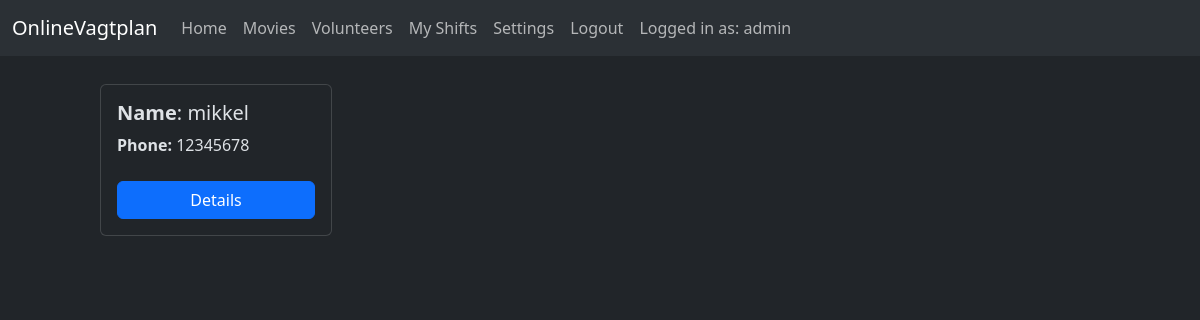
The app's page /volunteers/ (signed in), older data.
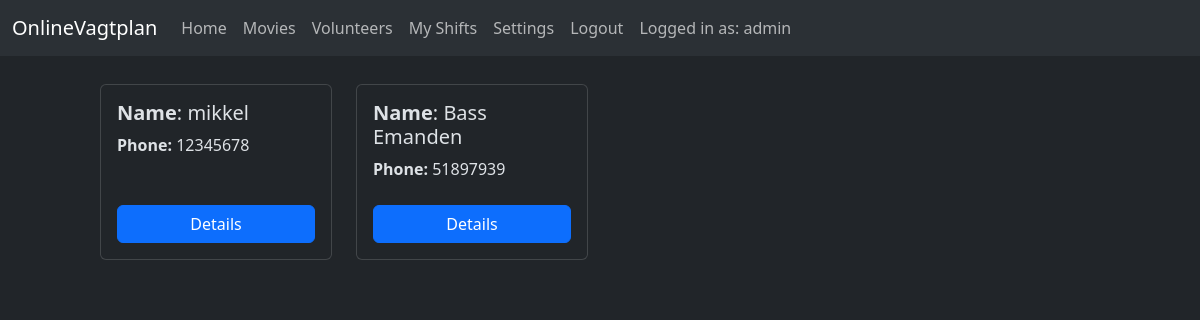
The same page, newer data.
### shiftbooker/models.py (models this page shows)
class User(AbstractUser):
    registered = models.DateField(
        ("Registration Date"), auto_now=False, auto_now_add=True
    )
    phone = models.CharField(max_length=100)
    shifts_taken = models.IntegerField("Number of shifts taken", default=0)
    objects = CustomUserManager()
    class Meta(AbstractUser.Meta):
        swappable = "AUTH_USER_MODEL"
        permissions = (("can_view_users_shifts", "Can view users and shifts"),)
    def get_absolute_url(self):
        return reverse("volunteer-detail", args=[str(self.id)])

### shiftbooker/views.py (the view)
# urls.py: path("volunteers/", views.VolunteerListView.as_view(), name="volunteers"),
class VolunteerListView(PermissionRequiredMixin, LoginRequiredMixin, generic.ListView):
    permission_required = "shiftbooker.can_view_users_shifts"
    model = get_user_model()
    template_name = "shiftbooker/volunteer_list.html"
    def get_queryset(self):
        queryset = get_user_model().objects.filter(groups__name="volunteer")
        return queryset
    def get_context_data(self, **kwargs):
        context = super().get_context_data(**kwargs)
        context["shifts"] = Shift.objects.all()
        return context

### templates/shiftbooker/volunteer_list.html (shortened to what this page needs)
{% extends "base.html" %}
{% block content %}
<div class="row" style="padding-top:20px;">
  {% for volunteer in user_list %}
  <div class="col-3 mb-4">
    <div class="card" style="height:100%">
      <div class="card-body d-flex flex-column">
        <div class="flex-grow-1 align-self-start">
          <h5 class="card-title">
            <strong>Name</strong>:
            {% if volunteer.first_name and volunteer.last_name %}
            {{ volunteer.first_name }} {{ volunteer.last_name }}
            {% else %}
              {{ volunteer.username }}
            {% endif %}
          </h5>
          <p class="card-text" style="margin-bottom:0px"><strong>Phone:</strong> {{ volunteer.phone }}</p>
        </div>
        <br>
          <a href="{{ volunteer.get_absolute_url }}" class="btn btn-primary mt-auto">Details</a>
        </div>
    </div>
  </div>
  {% empty %}
  <p>There are no volunteers</p>
  {% endfor %}
</div>
</div>
{% endblock %}

Row changes from the older to the newer data that the page shows:
added User: first_name "Bass", last_name "Emanden", phone "51897939"
